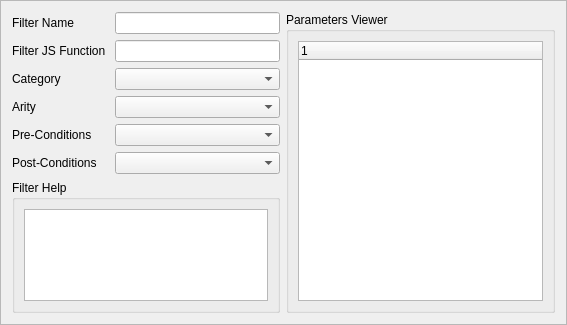
<?xml version="1.0" encoding="UTF-8"?>
<ui version="4.0">
 <class>FilterCreatorGUI</class>
 <widget class="QFrame" name="FilterCreatorGUI">
  <property name="geometry">
   <rect>
    <x>0</x>
    <y>0</y>
    <width>567</width>
    <height>325</height>
   </rect>
  </property>
  <property name="palette">
   <palette>
    <active>
     <colorrole role="WindowText">
      <brush brushstyle="SolidPattern">
       <color alpha="255">
        <red>0</red>
        <green>0</green>
        <blue>0</blue>
       </color>
      </brush>
     </colorrole>
     <colorrole role="Button">
      <brush brushstyle="SolidPattern">
       <color alpha="255">
        <red>240</red>
        <green>240</green>
        <blue>240</blue>
       </color>
      </brush>
     </colorrole>
     <colorrole role="Light">
      <brush brushstyle="SolidPattern">
       <color alpha="255">
        <red>255</red>
        <green>255</green>
        <blue>255</blue>
       </color>
      </brush>
     </colorrole>
     <colorrole role="Midlight">
      <brush brushstyle="SolidPattern">
       <color alpha="255">
        <red>247</red>
        <green>247</green>
        <blue>247</blue>
       </color>
      </brush>
     </colorrole>
     <colorrole role="Dark">
      <brush brushstyle="SolidPattern">
       <color alpha="255">
        <red>120</red>
        <green>120</green>
        <blue>120</blue>
       </color>
      </brush>
     </colorrole>
     <colorrole role="Mid">
      <brush brushstyle="SolidPattern">
       <color alpha="255">
        <red>160</red>
        <green>160</green>
        <blue>160</blue>
       </color>
      </brush>
     </colorrole>
     <colorrole role="Text">
      <brush brushstyle="SolidPattern">
       <color alpha="255">
        <red>0</red>
        <green>0</green>
        <blue>0</blue>
       </color>
      </brush>
     </colorrole>
     <colorrole role="BrightText">
      <brush brushstyle="SolidPattern">
       <color alpha="255">
        <red>255</red>
        <green>255</green>
        <blue>255</blue>
       </color>
      </brush>
     </colorrole>
     <colorrole role="ButtonText">
      <brush brushstyle="SolidPattern">
       <color alpha="255">
        <red>0</red>
        <green>0</green>
        <blue>0</blue>
       </color>
      </brush>
     </colorrole>
     <colorrole role="Base">
      <brush brushstyle="SolidPattern">
       <color alpha="255">
        <red>255</red>
        <green>255</green>
        <blue>255</blue>
       </color>
      </brush>
     </colorrole>
     <colorrole role="Shadow">
      <brush brushstyle="SolidPattern">
       <color alpha="255">
        <red>0</red>
        <green>0</green>
        <blue>0</blue>
       </color>
      </brush>
     </colorrole>
     <colorrole role="AlternateBase">
      <brush brushstyle="SolidPattern">
       <color alpha="255">
        <red>247</red>
        <green>247</green>
        <blue>247</blue>
       </color>
      </brush>
     </colorrole>
     <colorrole role="ToolTipBase">
      <brush brushstyle="SolidPattern">
       <color alpha="255">
        <red>255</red>
        <green>255</green>
        <blue>220</blue>
       </color>
      </brush>
     </colorrole>
     <colorrole role="ToolTipText">
      <brush brushstyle="SolidPattern">
       <color alpha="255">
        <red>0</red>
        <green>0</green>
        <blue>0</blue>
       </color>
      </brush>
     </colorrole>
    </active>
    <inactive>
     <colorrole role="WindowText">
      <brush brushstyle="SolidPattern">
       <color alpha="255">
        <red>0</red>
        <green>0</green>
        <blue>0</blue>
       </color>
      </brush>
     </colorrole>
     <colorrole role="Button">
      <brush brushstyle="SolidPattern">
       <color alpha="255">
        <red>240</red>
        <green>240</green>
        <blue>240</blue>
       </color>
      </brush>
     </colorrole>
     <colorrole role="Light">
      <brush brushstyle="SolidPattern">
       <color alpha="255">
        <red>255</red>
        <green>255</green>
        <blue>255</blue>
       </color>
      </brush>
     </colorrole>
     <colorrole role="Midlight">
      <brush brushstyle="SolidPattern">
       <color alpha="255">
        <red>247</red>
        <green>247</green>
        <blue>247</blue>
       </color>
      </brush>
     </colorrole>
     <colorrole role="Dark">
      <brush brushstyle="SolidPattern">
       <color alpha="255">
        <red>120</red>
        <green>120</green>
        <blue>120</blue>
       </color>
      </brush>
     </colorrole>
     <colorrole role="Mid">
      <brush brushstyle="SolidPattern">
       <color alpha="255">
        <red>160</red>
        <green>160</green>
        <blue>160</blue>
       </color>
      </brush>
     </colorrole>
     <colorrole role="Text">
      <brush brushstyle="SolidPattern">
       <color alpha="255">
        <red>0</red>
        <green>0</green>
        <blue>0</blue>
       </color>
      </brush>
     </colorrole>
     <colorrole role="BrightText">
      <brush brushstyle="SolidPattern">
       <color alpha="255">
        <red>255</red>
        <green>255</green>
        <blue>255</blue>
       </color>
      </brush>
     </colorrole>
     <colorrole role="ButtonText">
      <brush brushstyle="SolidPattern">
       <color alpha="255">
        <red>0</red>
        <green>0</green>
        <blue>0</blue>
       </color>
      </brush>
     </colorrole>
     <colorrole role="Base">
      <brush brushstyle="SolidPattern">
       <color alpha="255">
        <red>255</red>
        <green>255</green>
        <blue>255</blue>
       </color>
      </brush>
     </colorrole>
     <colorrole role="Shadow">
      <brush brushstyle="SolidPattern">
       <color alpha="255">
        <red>0</red>
        <green>0</green>
        <blue>0</blue>
       </color>
      </brush>
     </colorrole>
     <colorrole role="AlternateBase">
      <brush brushstyle="SolidPattern">
       <color alpha="255">
        <red>247</red>
        <green>247</green>
        <blue>247</blue>
       </color>
      </brush>
     </colorrole>
     <colorrole role="ToolTipBase">
      <brush brushstyle="SolidPattern">
       <color alpha="255">
        <red>255</red>
        <green>255</green>
        <blue>220</blue>
       </color>
      </brush>
     </colorrole>
     <colorrole role="ToolTipText">
      <brush brushstyle="SolidPattern">
       <color alpha="255">
        <red>0</red>
        <green>0</green>
        <blue>0</blue>
       </color>
      </brush>
     </colorrole>
    </inactive>
    <disabled>
     <colorrole role="WindowText">
      <brush brushstyle="SolidPattern">
       <color alpha="255">
        <red>120</red>
        <green>120</green>
        <blue>120</blue>
       </color>
      </brush>
     </colorrole>
     <colorrole role="Button">
      <brush brushstyle="SolidPattern">
       <color alpha="255">
        <red>240</red>
        <green>240</green>
        <blue>240</blue>
       </color>
      </brush>
     </colorrole>
     <colorrole role="Light">
      <brush brushstyle="SolidPattern">
       <color alpha="255">
        <red>255</red>
        <green>255</green>
        <blue>255</blue>
       </color>
      </brush>
     </colorrole>
     <colorrole role="Midlight">
      <brush brushstyle="SolidPattern">
       <color alpha="255">
        <red>247</red>
        <green>247</green>
        <blue>247</blue>
       </color>
      </brush>
     </colorrole>
     <colorrole role="Dark">
      <brush brushstyle="SolidPattern">
       <color alpha="255">
        <red>120</red>
        <green>120</green>
        <blue>120</blue>
       </color>
      </brush>
     </colorrole>
     <colorrole role="Mid">
      <brush brushstyle="SolidPattern">
       <color alpha="255">
        <red>160</red>
        <green>160</green>
        <blue>160</blue>
       </color>
      </brush>
     </colorrole>
     <colorrole role="Text">
      <brush brushstyle="SolidPattern">
       <color alpha="255">
        <red>120</red>
        <green>120</green>
        <blue>120</blue>
       </color>
      </brush>
     </colorrole>
     <colorrole role="BrightText">
      <brush brushstyle="SolidPattern">
       <color alpha="255">
        <red>255</red>
        <green>255</green>
        <blue>255</blue>
       </color>
      </brush>
     </colorrole>
     <colorrole role="ButtonText">
      <brush brushstyle="SolidPattern">
       <color alpha="255">
        <red>120</red>
        <green>120</green>
        <blue>120</blue>
       </color>
      </brush>
     </colorrole>
     <colorrole role="Base">
      <brush brushstyle="SolidPattern">
       <color alpha="255">
        <red>240</red>
        <green>32</green>
        <blue>122</blue>
       </color>
      </brush>
     </colorrole>
     <colorrole role="Shadow">
      <brush brushstyle="SolidPattern">
       <color alpha="255">
        <red>0</red>
        <green>0</green>
        <blue>0</blue>
       </color>
      </brush>
     </colorrole>
     <colorrole role="AlternateBase">
      <brush brushstyle="SolidPattern">
       <color alpha="255">
        <red>240</red>
        <green>240</green>
        <blue>240</blue>
       </color>
      </brush>
     </colorrole>
     <colorrole role="ToolTipBase">
      <brush brushstyle="SolidPattern">
       <color alpha="255">
        <red>255</red>
        <green>255</green>
        <blue>220</blue>
       </color>
      </brush>
     </colorrole>
     <colorrole role="ToolTipText">
      <brush brushstyle="SolidPattern">
       <color alpha="255">
        <red>0</red>
        <green>0</green>
        <blue>0</blue>
       </color>
      </brush>
     </colorrole>
    </disabled>
   </palette>
  </property>
  <property name="windowTitle">
   <string>Filter Editor</string>
  </property>
  <property name="frameShape">
   <enum>QFrame::StyledPanel</enum>
  </property>
  <property name="frameShadow">
   <enum>QFrame::Raised</enum>
  </property>
  <layout class="QGridLayout" name="gridLayout_3">
   <item row="0" column="0">
    <widget class="QLabel" name="label">
     <property name="text">
      <string>Filter Name</string>
     </property>
    </widget>
   </item>
   <item row="0" column="1">
    <widget class="QLineEdit" name="nameLine">
     <property name="text">
      <string/>
     </property>
    </widget>
   </item>
   <item row="0" column="2" rowspan="7">
    <widget class="QGroupBox" name="groupBox_2">
     <property name="title">
      <string>Parameters Viewer</string>
     </property>
     <layout class="QGridLayout" name="gridLayout_2">
      <item row="0" column="0">
       <widget class="TreeWidgetWithMenu" name="paramviewer">
        <column>
         <property name="text">
          <string notr="true">1</string>
         </property>
        </column>
       </widget>
      </item>
     </layout>
    </widget>
   </item>
   <item row="1" column="0">
    <widget class="QLabel" name="label_2">
     <property name="text">
      <string>Filter JS Function </string>
     </property>
    </widget>
   </item>
   <item row="1" column="1">
    <widget class="QLineEdit" name="functionLine"/>
   </item>
   <item row="2" column="0">
    <widget class="QLabel" name="label_4">
     <property name="text">
      <string>Category</string>
     </property>
    </widget>
   </item>
   <item row="2" column="1">
    <widget class="CheckBoxList" name="category"/>
   </item>
   <item row="3" column="0">
    <widget class="QLabel" name="label_3">
     <property name="text">
      <string>Arity</string>
     </property>
    </widget>
   </item>
   <item row="3" column="1">
    <widget class="QComboBox" name="arity"/>
   </item>
   <item row="4" column="0">
    <widget class="QLabel" name="label_5">
     <property name="text">
      <string>Pre-Conditions</string>
     </property>
    </widget>
   </item>
   <item row="4" column="1">
    <widget class="CheckBoxList" name="precond"/>
   </item>
   <item row="5" column="0">
    <widget class="QLabel" name="label_6">
     <property name="text">
      <string>Post-Conditions</string>
     </property>
    </widget>
   </item>
   <item row="5" column="1">
    <widget class="CheckBoxList" name="postcond"/>
   </item>
   <item row="6" column="0" colspan="2">
    <widget class="QGroupBox" name="groupBox">
     <property name="title">
      <string>Filter Help</string>
     </property>
     <layout class="QGridLayout" name="gridLayout">
      <item row="0" column="0">
       <widget class="QPlainTextEdit" name="helpedit"/>
      </item>
     </layout>
    </widget>
   </item>
  </layout>
 </widget>
 <customwidgets>
  <customwidget>
   <class>CheckBoxList</class>
   <extends>QComboBox</extends>
   <header>additionalgui.h</header>
  </customwidget>
  <customwidget>
   <class>TreeWidgetWithMenu</class>
   <extends>QTreeWidget</extends>
   <header>additionalgui.h</header>
  </customwidget>
 </customwidgets>
 <resources/>
 <connections/>
</ui>
